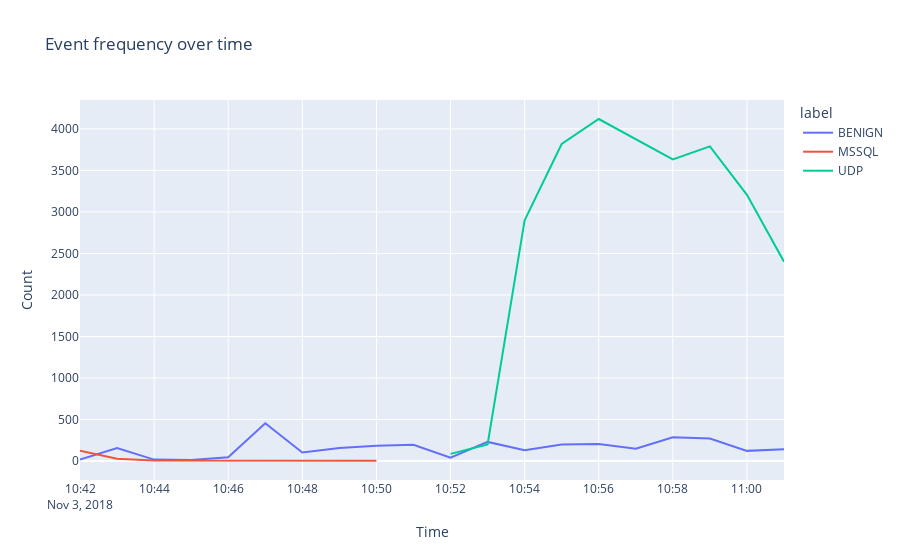

Notebook source saved alongside this figure:
### Code cell
df_benign_1 = df_1[df_1['label'] == 'BENIGN'].copy()

eda_label(df_1)

### Figure 1 — Plotly figure (JSON) as saved in the notebook; plotly's stock layout.template omitted (floating-point values rounded to 4 significant figures)
{"data": [{"hovertemplate": "label=BENIGN<br>Time=%{x}<br>Count=%{y}<extra></extra>", "legendgroup": "BENIGN", "line": {"color": "#636efa", "dash": "solid"}, "marker": {"symbol": "circle"}, "mode": "lines", "name": "BENIGN", "orientation": "v", "showlegend": true, "type": "scatter", "x": ["2018-11-03T10:42:00.000000000", "2018-11-03T10:43:00.000000000", "2018-11-03T10:44:00.000000000", "2018-11-03T10:45:00.000000000", "2018-11-03T10:46:00.000000000", "2018-11-03T10:47:00.000000000", "2018-11-03T10:48:00.000000000", "2018-11-03T10:49:00.000000000", "2018-11-03T10:50:00.000000000", "2018-11-03T10:51:00.000000000", "2018-11-03T10:52:00.000000000", "2018-11-03T10:53:00.000000000", "2018-11-03T10:54:00.000000000", "2018-11-03T10:55:00.000000000", "2018-11-03T10:56:00.000000000", "2018-11-03T10:57:00.000000000", "2018-11-03T10:58:00.000000000", "2018-11-03T10:59:00.000000000", "2018-11-03T11:00:00.000000000", "2018-11-03T11:01:00.000000000"], "xaxis": "x", "y": [17, 157, 18, 14, 46, 455, 103, 158, 186, 196, 41, 231, 131, 200, 207, 149, 287, 272, 123, 143], "yaxis": "y"}, {"hovertemplate": "label=MSSQL<br>Time=%{x}<br>Count=%{y}<extra></extra>", "legendgroup": "MSSQL", "line": {"color": "#EF553B", "dash": "solid"}, "marker": {"symbol": "circle"}, "mode": "lines", "name": "MSSQL", "orientation": "v", "showlegend": true, "type": "scatter", "x": ["2018-11-03T10:42:00.000000000", "2018-11-03T10:43:00.000000000", "2018-11-03T10:44:00.000000000", "2018-11-03T10:45:00.000000000", "2018-11-03T10:46:00.000000000", "2018-11-03T10:47:00.000000000", "2018-11-03T10:48:00.000000000", "2018-11-03T10:49:00.000000000", "2018-11-03T10:50:00.000000000"], "xaxis": "x", "y": [124, 29, 8, 8, 3, 4, 2, 1, 3], "yaxis": "y"}, {"hovertemplate": "label=UDP<br>Time=%{x}<br>Count=%{y}<extra></extra>", "legendgroup": "UDP", "line": {"color": "#00cc96", "dash": "solid"}, "marker": {"symbol": "circle"}, "mode": "lines", "name": "UDP", "orientation": "v", "showlegend": true, "type": "scatter", "x": ["2018-11-03T10:52:00.000000000", "2018-11-03T10:53:00.000000000", "2018-11-03T10:54:00.000000000", "2018-11-03T10:55:00.000000000", "2018-11-03T10:56:00.000000000", "2018-11-03T10:57:00.000000000", "2018-11-03T10:58:00.000000000", "2018-11-03T10:59:00.000000000", "2018-11-03T11:00:00.000000000", "2018-11-03T11:01:00.000000000"], "xaxis": "x", "y": [87, 201, 2899, 3818, 4119, 3871, 3633, 3789, 3206, 2401], "yaxis": "y"}], "layout": {"legend": {"title": {"text": "label"}, "tracegroupgap": 0}, "title": {"text": "Event frequency over time"}, "xaxis": {"anchor": "y", "domain": [0, 1], "title": {"text": "Time"}}, "yaxis": {"anchor": "x", "domain": [0, 1], "title": {"text": "Count"}}}}
